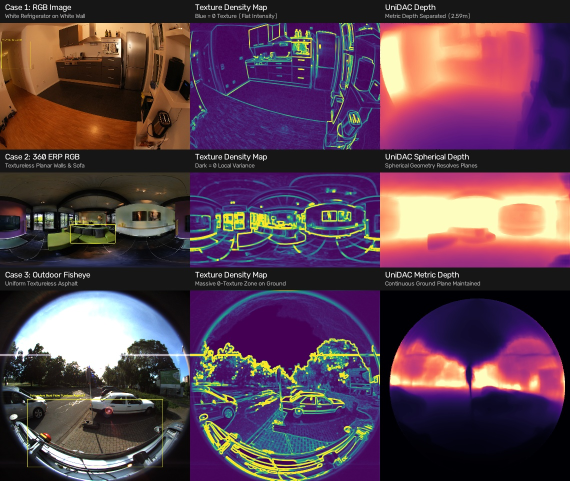
#> input picture phase5/results/all_textureless_cases_showcase.jpg, 1140 x 961 px (shown at 1/2 size)
$ python -i visualize_textureless_cases.py   (imports and definitions only)
#> lines starting #> are read from the running program, lines starting #| are printed output that depends on the picture
#> further down, picture is the input picture: shape (961, 1140, 3); mean B, G, R 79.4, 63.4, 90.8
"""
Phase 5 Showcase: Visualizing Textureless & Camouflaged Test Cases.

Generates explicit visual breakdowns showing:
1. The raw test images (white-on-white surfaces, smooth planar walls, untextured asphalt).
2. The Texture Density / Gradient Heatmap (highlighting 0-texture zones in blue/black).
3. The Object vs. Background color similarity map.
4. The UniDAC Depth Map showing how depth is resolved without texture cues.
"""

from __future__ import annotations

import sys
from pathlib import Path
import cv2
import numpy as np

REPO_ROOT = Path(__file__).resolve().parents[1]
if str(REPO_ROOT) not in sys.path:
    sys.path.insert(0, str(REPO_ROOT))


def compute_texture_gradient_map(img_bgr: np.ndarray) -> np.ndarray:
    """Compute local standard deviation gradient (0 texture = dark blue, high texture = bright yellow)."""
    gray = cv2.cvtColor(img_bgr, cv2.COLOR_BGR2GRAY).astype(np.float32)
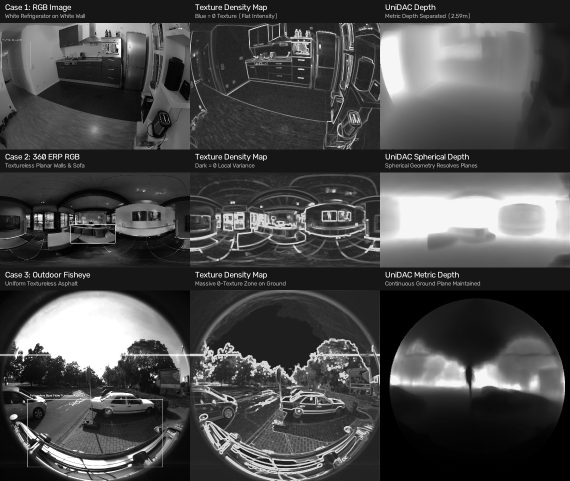
#> gray: shape (961, 1140) float32 (shown at 1/2 size); min 0, max 255, mean 73.4
    mean = cv2.blur(gray, (9, 9))
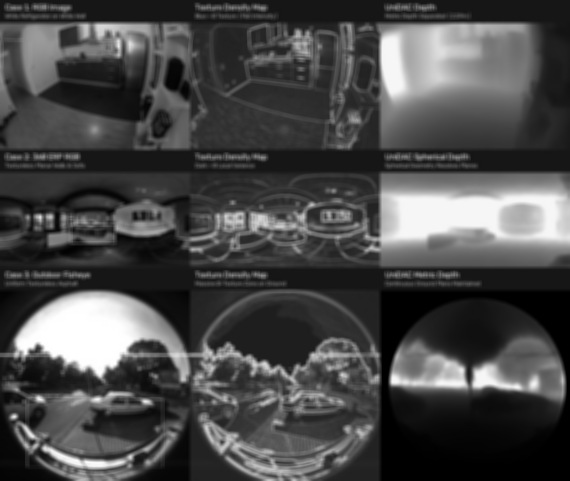
#> mean: shape (961, 1140) float32 (shown at 1/2 size); min 0, max 255, mean 73.4
    mean_sq = cv2.blur(gray**2, (9, 9))
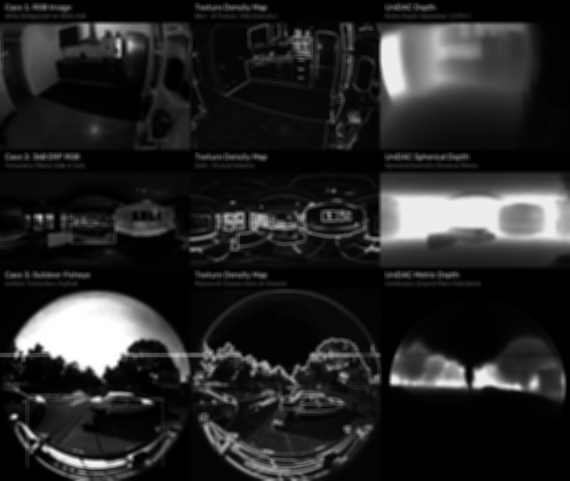
#> mean_sq: shape (961, 1140) float32 (shown at 1/2 size); min 0, max 65025, mean 9887.5; drawn with min black and max white
    var = np.maximum(mean_sq - mean**2, 0.0)
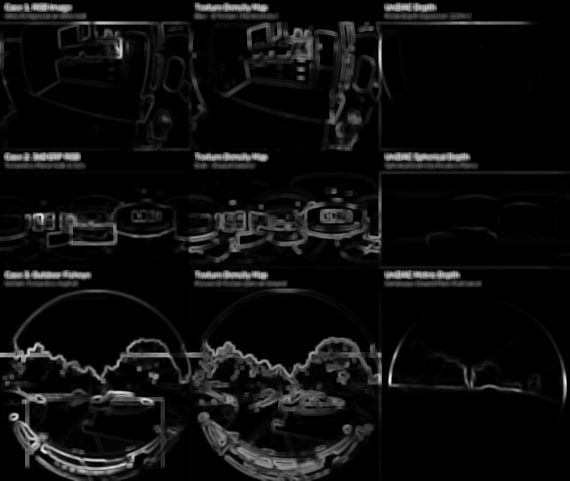
#> var: shape (961, 1140) float32 (shown at 1/2 size); min 0, max 12318.3, mean 713.1; drawn with min black and max white
    std = np.sqrt(var)
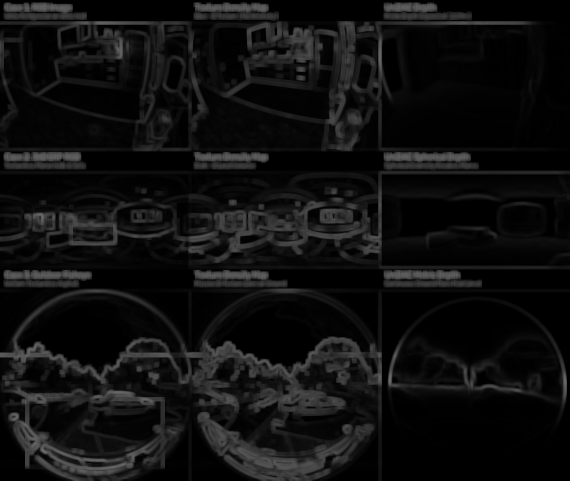
#> std: shape (961, 1140) float32 (shown at 1/2 size); min 0, max 111, mean 16
    norm = np.clip(std / 35.0, 0, 1)
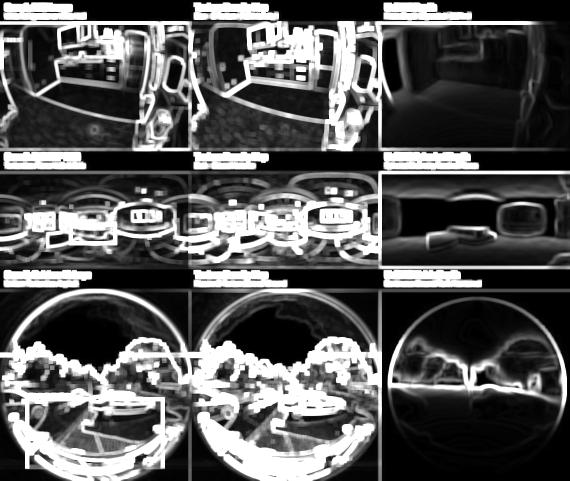
#> norm: shape (961, 1140) float32 (shown at 1/2 size); min 0, max 1, mean 0.348
    return cv2.applyColorMap((norm * 255).astype(np.uint8), cv2.COLORMAP_VIRIDIS)
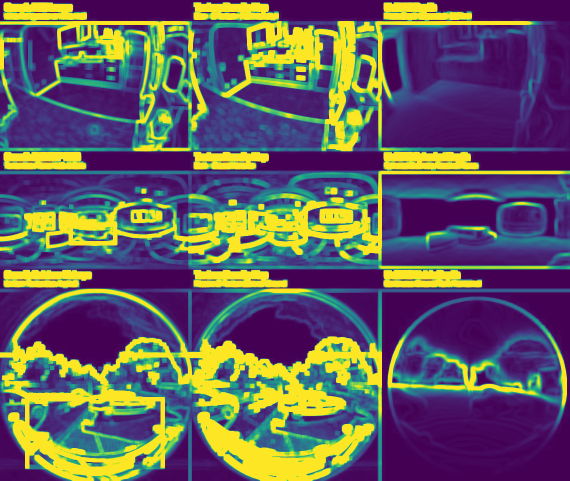
#> returned value: shape (961, 1140, 3) (shown at 1/2 size); mean of channels 0, 1, 2 97.3, 91.7, 101.2; drawn as B, G, R


# [89 lines left out: functions colorize_depth_magma, add_header, build_showcase, not called in this run]


# [2 lines not run here, left out]

>>> import cv2
>>> picture = cv2.imread('results/all_textureless_cases_showcase.jpg')
>>> result = compute_texture_gradient_map(picture)

$ run again, on phase5/results/fig_textureless_tangible_panel.jpg
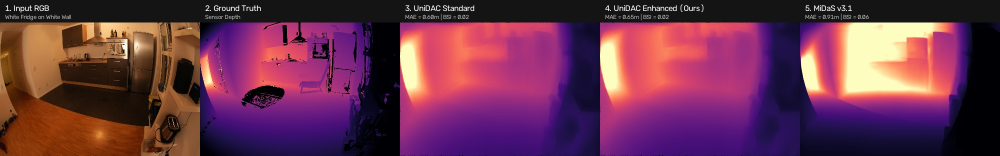
#> input picture phase5/results/fig_textureless_tangible_panel.jpg, 2000 x 311 px (shown at 1/2 size)
#> picture is the input picture: shape (311, 2000, 3); mean B, G, R 78.3, 51.5, 108.4
#> in compute_texture_gradient_map, `norm = np.clip(std / 35.0, 0, 1)`:
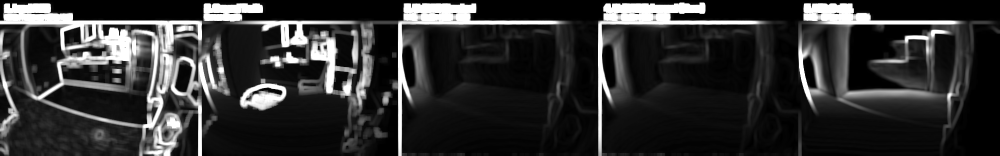
#> norm: shape (311, 2000) float32 (shown at 1/2 size); min 0, max 1, mean 0.194
#> in compute_texture_gradient_map, `return cv2.applyColorMap((norm * 255).astype(np.uint8), cv2.COLORMAP_V..`:
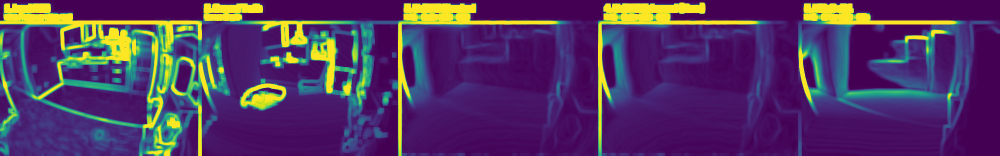
#> returned value: shape (311, 2000, 3) (shown at 1/2 size); mean of channels 0, 1, 2 99.8, 54.4, 83.3; drawn as B, G, R

$ run again, on phase5/results/master_camouflage_showcase_panel.jpg
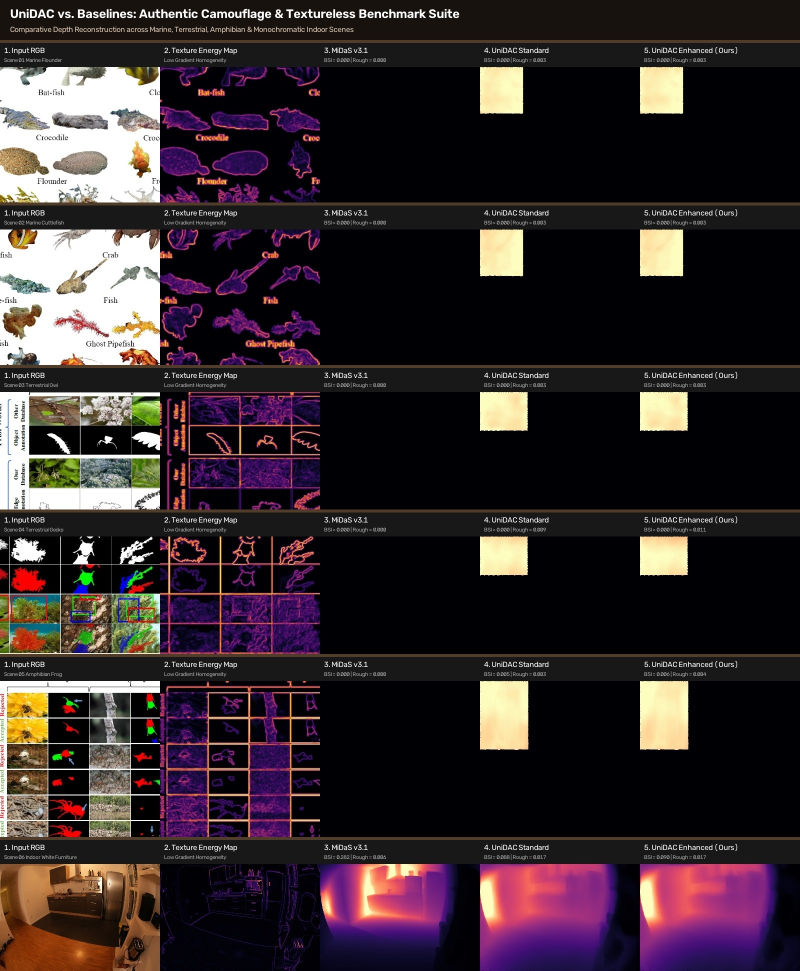
#> input picture phase5/results/master_camouflage_showcase_panel.jpg, 1600 x 1941 px (shown at 1/2 size)
#> picture is the input picture: shape (1941, 1600, 3); mean B, G, R 45.3, 41.2, 52.3
#> in compute_texture_gradient_map, `norm = np.clip(std / 35.0, 0, 1)`:
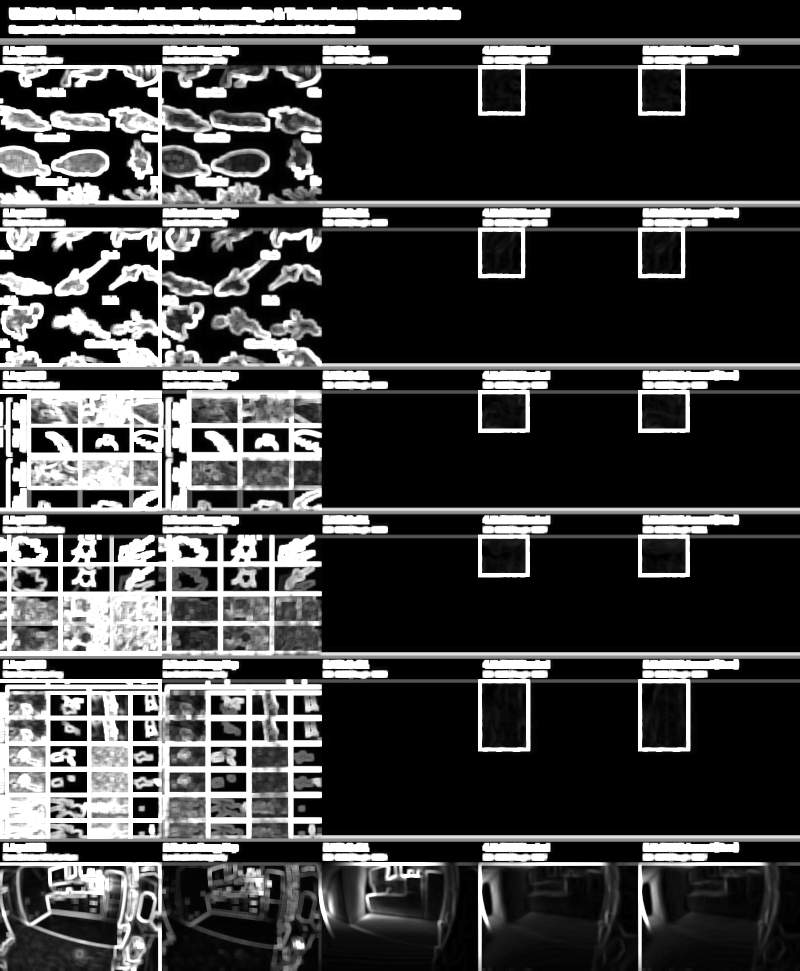
#> norm: shape (1941, 1600) float32 (shown at 1/2 size); min 0, max 1, mean 0.257
#> in compute_texture_gradient_map, `return cv2.applyColorMap((norm * 255).astype(np.uint8), cv2.COLORMAP_V..`:
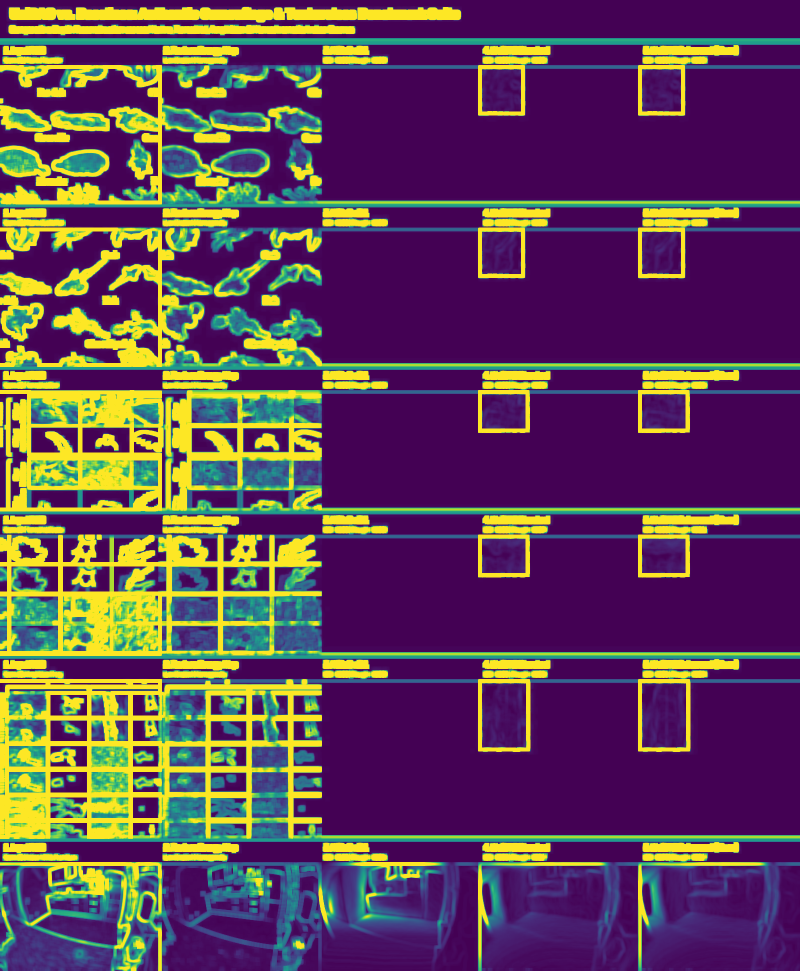
#> returned value: shape (1941, 1600, 3) (shown at 1/2 size); mean of channels 0, 1, 2 86.7, 65.7, 96.4; drawn as B, G, R

$ run again, on phase5/results/panel_scene_01_marine_flounder.jpg
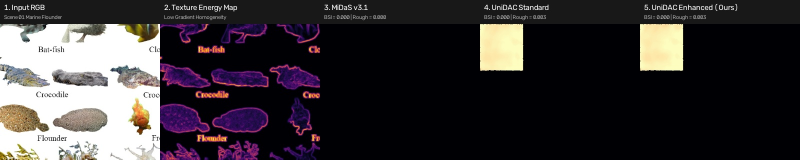
#> input picture phase5/results/panel_scene_01_marine_flounder.jpg, 1600 x 319 px (shown at 1/2 size)
#> picture is the input picture: shape (319, 1600, 3); mean B, G, R 54.3, 51, 55.6
#> in compute_texture_gradient_map, `return cv2.applyColorMap((norm * 255).astype(np.uint8), cv2.COLORMAP_V..`:
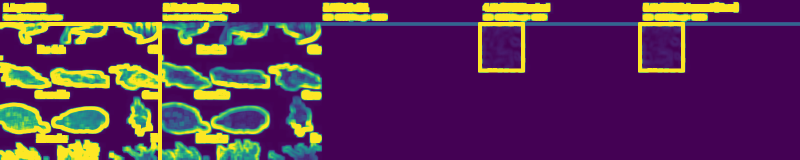
#> returned value: shape (319, 1600, 3) (shown at 1/2 size); mean of channels 0, 1, 2 84.6, 49.5, 90.8; drawn as B, G, R
